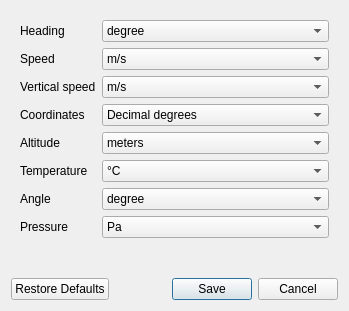
<?xml version="1.0" encoding="UTF-8"?>
<ui version="4.0">
 <class>Dialog</class>
 <widget class="QDialog" name="Dialog">
  <property name="geometry">
   <rect>
    <x>0</x>
    <y>0</y>
    <width>349</width>
    <height>311</height>
   </rect>
  </property>
  <property name="windowTitle">
   <string>Units</string>
  </property>
  <layout class="QVBoxLayout" name="verticalLayout">
   <item>
    <widget class="QWidget" name="unit_window" native="true">
     <layout class="QFormLayout" name="formLayout">
      <item row="0" column="0">
       <widget class="QLabel" name="label">
        <property name="text">
         <string>Heading</string>
        </property>
       </widget>
      </item>
      <item row="0" column="1">
       <widget class="QComboBox" name="comboBox_heading">
        <item>
         <property name="text">
          <string>degree</string>
         </property>
        </item>
        <item>
         <property name="text">
          <string>radian</string>
         </property>
        </item>
       </widget>
      </item>
      <item row="1" column="0">
       <widget class="QLabel" name="label_2">
        <property name="text">
         <string>Speed</string>
        </property>
       </widget>
      </item>
      <item row="1" column="1">
       <widget class="QComboBox" name="comboBox_speed">
        <item>
         <property name="text">
          <string>m/s</string>
         </property>
        </item>
        <item>
         <property name="text">
          <string>knot</string>
         </property>
        </item>
        <item>
         <property name="text">
          <string>km/h</string>
         </property>
        </item>
        <item>
         <property name="text">
          <string>mph</string>
         </property>
        </item>
       </widget>
      </item>
      <item row="3" column="0">
       <widget class="QLabel" name="label_4">
        <property name="text">
         <string>Coordinates</string>
        </property>
       </widget>
      </item>
      <item row="3" column="1">
       <widget class="QComboBox" name="comboBox_coordinates">
        <item>
         <property name="text">
          <string>Decimal degrees</string>
         </property>
        </item>
        <item>
         <property name="text">
          <string>Degrees decimal minutes</string>
         </property>
        </item>
        <item>
         <property name="text">
          <string>Degrees minutes seconds</string>
         </property>
        </item>
       </widget>
      </item>
      <item row="4" column="0">
       <widget class="QLabel" name="label_5">
        <property name="text">
         <string>Altitude</string>
        </property>
       </widget>
      </item>
      <item row="4" column="1">
       <widget class="QComboBox" name="comboBox_altitude">
        <item>
         <property name="text">
          <string>meters</string>
         </property>
        </item>
        <item>
         <property name="text">
          <string>feet</string>
         </property>
        </item>
       </widget>
      </item>
      <item row="5" column="0">
       <widget class="QLabel" name="label_6">
        <property name="text">
         <string>Temperature</string>
        </property>
       </widget>
      </item>
      <item row="5" column="1">
       <widget class="QComboBox" name="comboBox_temperature">
        <item>
         <property name="text">
          <string>°C</string>
         </property>
        </item>
        <item>
         <property name="text">
          <string>°K</string>
         </property>
        </item>
        <item>
         <property name="text">
          <string>°F</string>
         </property>
        </item>
       </widget>
      </item>
      <item row="6" column="0">
       <widget class="QLabel" name="label_7">
        <property name="text">
         <string>Angle</string>
        </property>
       </widget>
      </item>
      <item row="6" column="1">
       <widget class="QComboBox" name="comboBox_angle">
        <item>
         <property name="text">
          <string>degree</string>
         </property>
        </item>
        <item>
         <property name="text">
          <string>radian</string>
         </property>
        </item>
       </widget>
      </item>
      <item row="7" column="0">
       <widget class="QLabel" name="label_8">
        <property name="text">
         <string>Pressure</string>
        </property>
       </widget>
      </item>
      <item row="7" column="1">
       <widget class="QComboBox" name="comboBox_pressure">
        <item>
         <property name="text">
          <string>Pa</string>
         </property>
        </item>
        <item>
         <property name="text">
          <string>hPa</string>
         </property>
        </item>
        <item>
         <property name="text">
          <string>atm</string>
         </property>
        </item>
        <item>
         <property name="text">
          <string>mbar</string>
         </property>
        </item>
       </widget>
      </item>
      <item row="2" column="0">
       <widget class="QLabel" name="label_3">
        <property name="text">
         <string>Vertical speed</string>
        </property>
       </widget>
      </item>
      <item row="2" column="1">
       <widget class="QComboBox" name="comboBox_vertical_speed">
        <item>
         <property name="text">
          <string>m/s</string>
         </property>
        </item>
        <item>
         <property name="text">
          <string>mph</string>
         </property>
        </item>
        <item>
         <property name="text">
          <string>knot</string>
         </property>
        </item>
        <item>
         <property name="text">
          <string>km/h</string>
         </property>
        </item>
       </widget>
      </item>
     </layout>
    </widget>
   </item>
   <item>
    <widget class="QDialogButtonBox" name="buttonBox">
     <property name="orientation">
      <enum>Qt::Horizontal</enum>
     </property>
     <property name="standardButtons">
      <set>QDialogButtonBox::Cancel|QDialogButtonBox::RestoreDefaults|QDialogButtonBox::Save</set>
     </property>
     <property name="centerButtons">
      <bool>false</bool>
     </property>
    </widget>
   </item>
  </layout>
 </widget>
 <resources/>
 <connections>
  <connection>
   <sender>buttonBox</sender>
   <signal>accepted()</signal>
   <receiver>Dialog</receiver>
   <slot>accept()</slot>
   <hints>
    <hint type="sourcelabel">
     <x>248</x>
     <y>254</y>
    </hint>
    <hint type="destinationlabel">
     <x>157</x>
     <y>274</y>
    </hint>
   </hints>
  </connection>
  <connection>
   <sender>buttonBox</sender>
   <signal>rejected()</signal>
   <receiver>Dialog</receiver>
   <slot>reject()</slot>
   <hints>
    <hint type="sourcelabel">
     <x>316</x>
     <y>260</y>
    </hint>
    <hint type="destinationlabel">
     <x>286</x>
     <y>274</y>
    </hint>
   </hints>
  </connection>
 </connections>
</ui>
